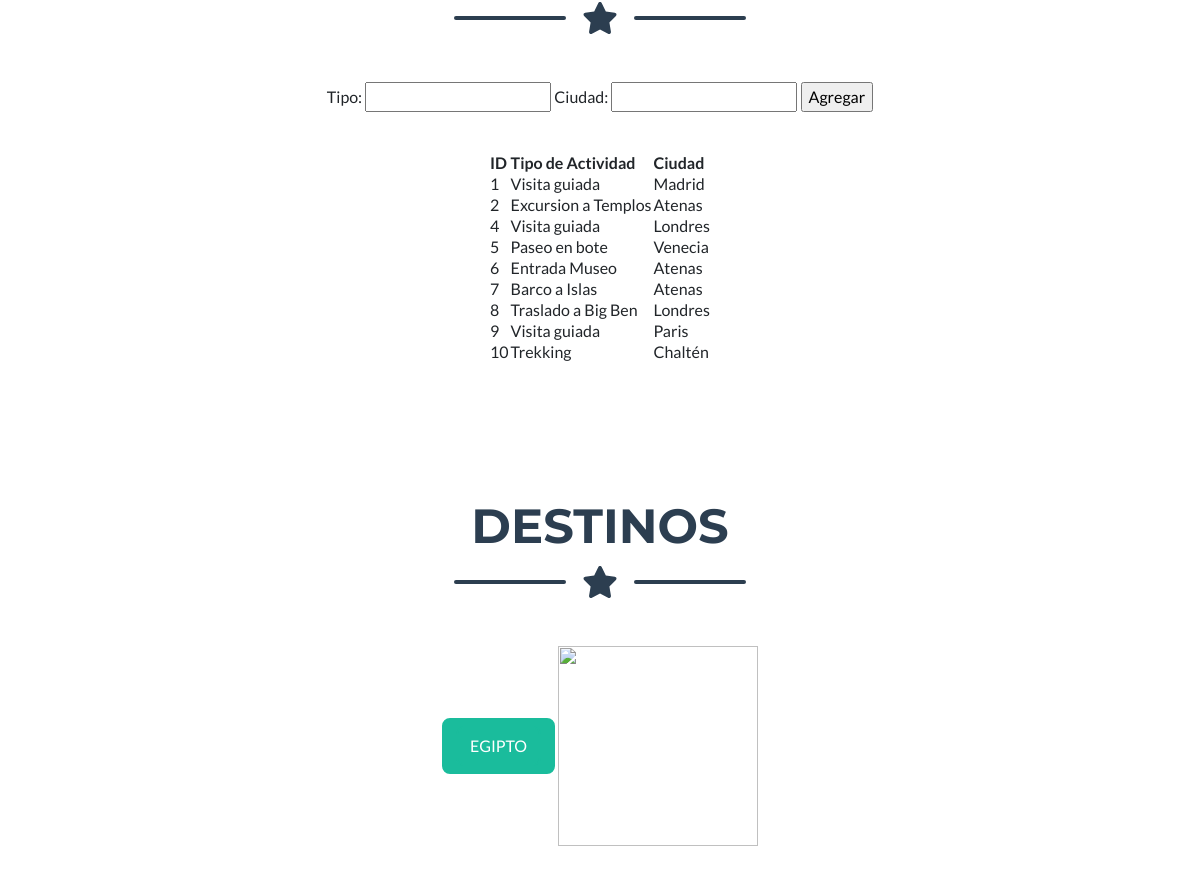
Page /AppKaren/destinos/ (signed in, middle part) on the earlier database version.
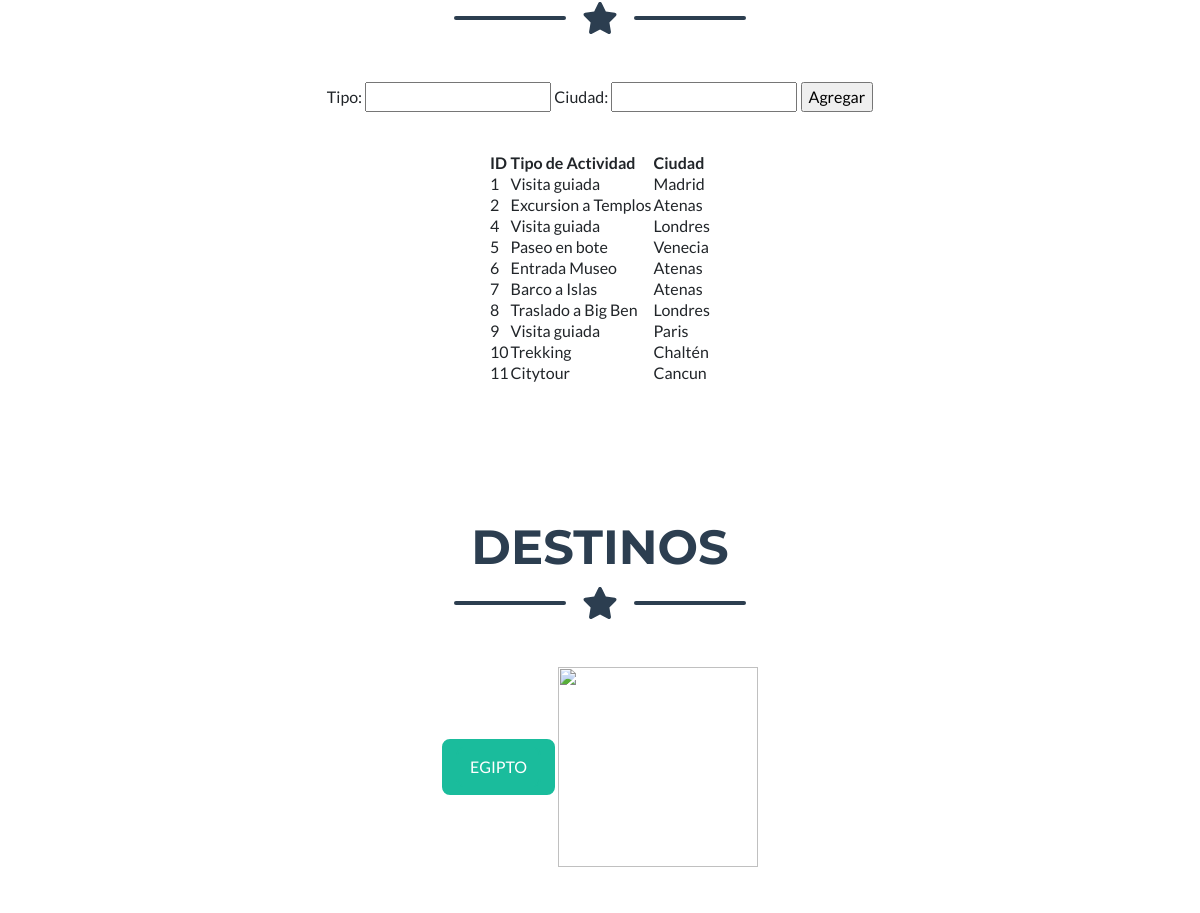
Same page on the later database version.
### AppKaren/models.py (models this page shows, shortened)
class Visita(models.Model):
    tipo= models.CharField(max_length=50)
    ciudad= models.CharField(max_length=50)

### AppKaren/views.py (the view)
# urls.py: path("destinos/", destinos, name="destinos"),
def destinos(request):
    if request.method =="POST":
        form = VisitaGForm(request.POST)
        if form.is_valid():
            visita = Visita()
            visita.tipo = form.cleaned_data["tipo"]
            visita.ciudad = form.cleaned_data["ciudad"]
            visita.save()
            form = VisitaGForm()
    else:
        form = VisitaGForm()
    visitas = Visita.objects.all()
    avatar= Avatar.objects.filter(user=request.user.id)[0].imagen.url
    return render(request, "AppKaren/destinos.html", {"visitas": visitas, "form": form, "avatar":avatar} )

### AppKaren/forms.py
class VisitaGForm(forms.Form):
    tipo= forms.CharField(max_length=50)
    ciudad= forms.CharField(max_length=50)

### AppKaren/templates/AppKaren/destinos.html (shortened to what this page needs)
{% extends "AppKaren/padre.html" %}
{% load static %}
    {% block contenido_que_cambia %}
        <div class="divider-custom">
            <div class="divider-custom-line"></div>
            <div class="divider-custom-icon"><i class="fas fa-star"></i></div>
            <div class="divider-custom-line"></div>
        </div> <br>
        <center><form action="" method="post">
            {{form}}
            <input type="submit" value="Agregar">
        </form></center>
        <br>
        <center><table>
            <thead>
                <th>ID</th>
                <th>Tipo de Actividad</th>
                <th>Ciudad</th>
            </thead>
            <tbody>
                {% for visita in visitas %}
                <tr>
                                        <td>
                        {{visita.id}}
                    </td>
                    <td>
                        {{visita.tipo}}
                    </td>
                    <td>
                        {{visita.ciudad}}
                    </td>
                </tr>
                {% endfor %}
            </tbody>
        <table></center>
            <section class="page-section portfolio" id="portfolio">
                <div class="container">
                <br><br>
                        <h2 class="page-section-heading text-center text-uppercase text-secondary mb-0">Destinos</h2>
                        <div class="divider-custom">
                            <div class="divider-custom-line"></div>
                            <div class="divider-custom-icon"><i class="fas fa-star"></i></div>
                            <div class="divider-custom-line"></div>
                        </div> <br>
                        <div class="row justify-content-center">
                            <div class="col-md-6 col-lg-4 mb-5">
                                <div class="btn btn-primary">
                                    <a class="btn btn-primary" href="{% url 'egipto' %}">EGIPTO</a>
                                    </div>
                                    <img src="https://static.vecteezy.com/system/resources/thumbnails/000/661/796/small_2x/Pyramid.jpg" alt="" width="200" height="200">
                                </div>
                            </div>
                            </div>
                </section>
                 <br>
{% endblock %}

Differences in the rows shown:
added Visita: id "11", tipo "Citytour", ciudad "Cancun"
